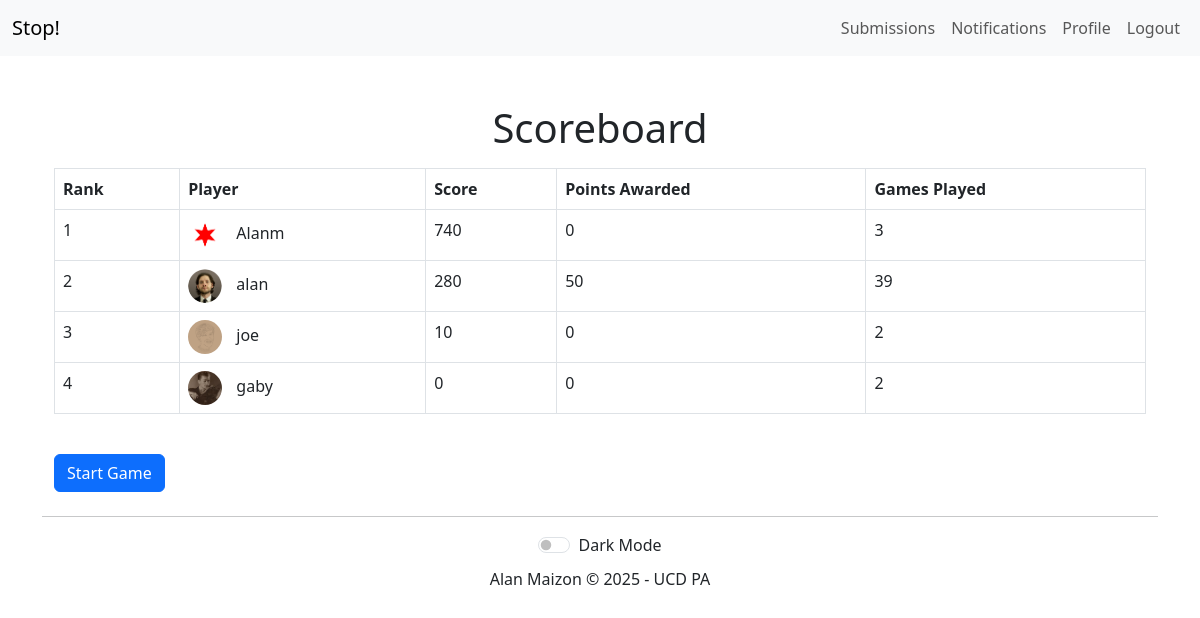
The page /game/lobby/ (signed in) on the database its author committed.
### game/models.py (models this page shows, shortened)
class Player(models.Model):
    user = models.OneToOneField(settings.AUTH_USER_MODEL, on_delete=models.CASCADE)
    score = models.PositiveIntegerField(default=0)
    @property
    def profile_picture_url(self):
        if self.user.avatar:
            return self.user.avatar.url
        return settings.STATIC_URL + 'default-avatar.png'

### user/models.py (models this page shows, shortened)
class User(AbstractUser):
    ROLE_CHOICES = (
        ('Admin', 'Admin'),
        ('Player', 'Player'),
    )
    role = models.CharField(max_length=10, choices=ROLE_CHOICES, default='Player')
    avatar = models.ImageField(upload_to='avatars/', blank=True, null=True)

### game/views.py (the view)
# urls.py: path('lobby/', views.lobby, name='lobby'),
@login_required
def lobby(request):
    players = Player.objects.order_by('-score')  # Order players by score (highest first)
    submissions = WordSubmission.objects.filter(status='approved').select_related('player')
    player_points = {player.id: 0 for player in players}
    for submission in submissions:
        player_points[submission.player.id] += submission.points_awarded
    player_games_played = {player.id: Submission.objects.filter(player=player).values('round').distinct().count() for player in players}
    ranked_players = []
    for rank, player in enumerate(players, start=1):
        ranked_players.append({
            'rank': rank,
            'player': player,
            'points_awarded': player_points[player.id],
            'games_played': player_games_played[player.id]
        })
    context = {
        'ranked_players': ranked_players,  # Ranked players data
    }
    return render(request, 'game/lobby.html', context)

### game/templates/game/lobby.html (shortened to what this page needs)
{% extends 'base.html' %}
{% block content %}
<div class="container mt-5">
    <h1 class="text-center">Scoreboard</h1>
    <table class="table table-bordered table-hover mt-3">
        <thead class="thead-light">
            <tr>
                <th>Rank</th>
                <th>Player</th>
                <th>Score</th>
                <th>Points Awarded</th>
                <th>Games Played</th>
            </tr>
        </thead>
        <tbody>
            {% for item in ranked_players %}
                <tr>
                    <td>{{ item.rank }}</td>
                    <td>
                        <img src="{{ item.player.profile_picture_url }}" class="imgthumbnail" alt="Profile Picture">
                        {{ item.player.user.username }}
                    </td>
                    <td>{{ item.player.score }}</td>
                    <td>{{ item.points_awarded }}</td>
                    <td>{{ item.games_played }}</td>
                </tr>
            {% endfor %}
        </tbody>
    </table>
    <a href="{% url 'game:start' %}" class="btn btn-primary mt-4">Start Game</a>
</div>
{% endblock %}

### game/static/game/css/styles.css (style rules this page uses)
:root { --valid-bg: #28a745; --valid-color: #ffffff; --invalid-bg: #dc3545; --invalid-color: #ffffff; --background-color: #f8f9fa; --text-color: #343a40; --table-bg: #ffffff; --table-striped-bg: #f2f2f2; --navbar-dark-background-color: #333; }
body { background-color: var(--background-color); color: var(--text-color); margin: 20px; }
h1 { font-size: 2.5rem; color: var(--text-color); }
.imgthumbnail { border-radius: 50%; width: 34px; height: 34px; object-fit: cover; margin-right: 10px; padding: 0; }

### rows shown on the page
Player: rank "1", shows a picture, player.user.username "Alanm", player.score "740", points_awarded "0", games_played "3"
Player: rank "2", shows a picture, player.user.username "alan", player.score "280", points_awarded "50", games_played "39"
Player: rank "3", shows a picture, player.user.username "joe", player.score "10", points_awarded "0", games_played "2"
Player: rank "4", shows a picture, player.user.username "gaby", player.score "0", points_awarded "0", games_played "2"
